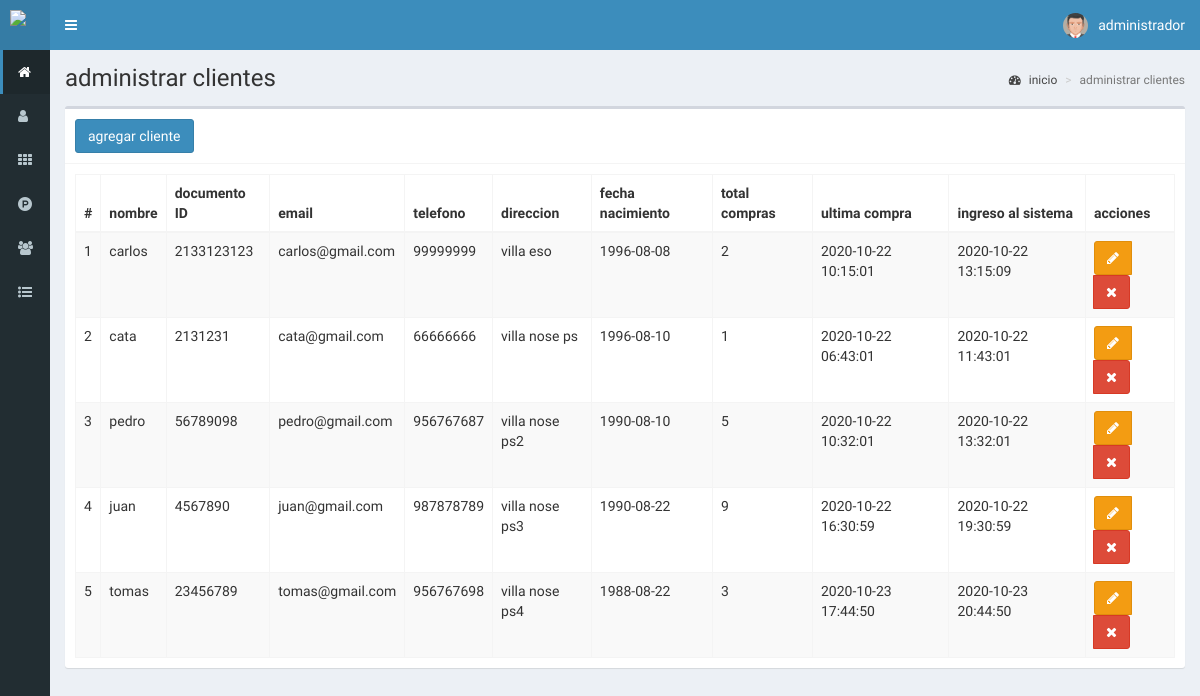
Screenshot of /clientes (signed in) with the database file from the repository.
### tables this page shows
CREATE TABLE `clientes` (
  `id` int(11) NOT NULL,
  `nombre` text NOT NULL,
  `documento` int(11) NOT NULL,
  `email` text NOT NULL,
  `telefono` text NOT NULL,
  `direccion` text NOT NULL,
  `fecha_nacimiento` date NOT NULL,
  `compras` int(11) NOT NULL,
  `ultima_compra` datetime NOT NULL,
  `fecha` timestamp NOT NULL DEFAULT current_timestamp() ON UPDATE current_timestamp()
);

### controladores/plantilla.controlador.php (called while the page is built)
<?php
class ControladorPlantilla{
	static public function ctrPlantilla(){
		include "vistas/plantilla.php";
	}
}

### index.php (called while the page is built, shortened)
<?php
require_once "controladores/plantilla.controlador.php";
require_once "controladores/usuarios.controlador.php";
require_once "controladores/clientes.controlador.php";
require_once "controladores/ventas.controlador.php";
require_once "modelos/clientes.modelo.php";
$plantilla = new ControladorPlantilla();
$plantilla -> ctrPlantilla();

### controladores/clientes.controlador.php (called while the page is built, shortened)
<?php
class ControladorClientes{
	static public function ctrMostrarClientes($item, $valor){
		$tabla = "clientes";
		$respuesta = ModeloClientes::mdlMostrarClientes($tabla, $item, $valor);
		return $respuesta;
	}
}

### modelos/conexion.php (called while the page is built)
<?php
class Conexion{
	static public function conectar(){
		$link = new PDO("mysql:host=localhost;dbname=itataerp",
			            "root",
			            "");
		$link->exec("set names utf8");
		return $link;
	}
}

### modelos/clientes.modelo.php (called while the page is built, shortened)
<?php
require_once "conexion.php";
class ModeloClientes{
	static public function mdlMostrarClientes($tabla, $item, $valor){
		if($item != null){
			$stmt = Conexion::conectar()->prepare("SELECT * FROM $tabla WHERE $item = :$item");
			$stmt -> bindParam(":".$item, $valor, PDO::PARAM_STR);
			$stmt -> execute();
			return $stmt -> fetch();
		}else{
			$stmt = Conexion::conectar()->prepare("SELECT * FROM $tabla");
			$stmt -> execute();
			return $stmt -> fetchAll();
		}
	}
}

### vistas/modulos/clientes.php (the view, shortened to what this page needs)
<div class="content-wrapper">
  <section class="content-header">
    <h1>
      administrar clientes
    </h1>
    <ol class="breadcrumb">
      <li><a href="inicio"><i class="fa fa-dashboard"></i> inicio</a></li>
      <li class="active">administrar clientes</li>
    </ol>
  </section>
  <section class="content">
    <div class="box">
      <div class="box-header with-border">
        <button class="btn btn-primary" data-toggle="modal" data-target="#modalAgregarCliente">
          agregar cliente
        </button>
      </div>
      <div class="box-body">
       <table class="table table-bordered table-striped dt-responsive tablas" width="100%">
        <thead>
         <tr>
           <th style="width:10px">#</th>
           <th>nombre</th>
           <th>documento ID</th>
           <th>email</th>
           <th>telefono</th>
           <th>direccion</th>
           <th>fecha nacimiento</th>
           <th>total compras</th>
           <th>ultima compra</th>
           <th>ingreso al sistema</th>
           <th>acciones</th>
         </tr>
        </thead>
        <tbody>
        <?php
          $item = null;
          $valor = null;
          $clientes = ControladorClientes::ctrMostrarClientes($item, $valor);
          foreach ($clientes as $key => $value) {
            echo '<tr>
                    <td>'.($key+1).'</td>
                    <td>'.$value["nombre"].'</td>
                    <td>'.$value["documento"].'</td>
                    <td>'.$value["email"].'</td>
                    <td>'.$value["telefono"].'</td>
                    <td>'.$value["direccion"].'</td>
                    <td>'.$value["fecha_nacimiento"].'</td>
                    <td>'.$value["compras"].'</td>
                    <td>'.$value["ultima_compra"].'</td>
                    <td>'.$value["fecha"].'</td>
                    <td>
                      <div class="btn-group">
                        <button class="btn btn-warning btnEditarCliente" data-toggle="modal" data-target="#modalEditarCliente" idCliente="'.$value["id"].'"><i class="fa fa-pencil"></i></button>';
                        if($_SESSION["perfil"] == "Administrador"){
                        echo '<button class="btn btn-danger btnEliminarCliente" idCliente="'.$value["id"].'"><i class="fa fa-times"></i></button>';
                      }
                      echo '</div>
                    </td>
                  </tr>';
            }
        ?>
        </tbody>
       </table>
      </div>
    </div>
  </section>
</div>

### rows the page displays
clientes: nombre "carlos", documento "2133123123", email "carlos@gmail.com", telefono "99999999", direccion "villa eso", fecha_nacimiento "1996-08-08", compras "2", ultima_compra "2020-10-22 10:15:01", fecha "2020-10-22 13:15:09"
clientes: nombre "cata", documento "2131231", email "cata@gmail.com", telefono "66666666", direccion "villa nose ps", fecha_nacimiento "1996-08-10", compras "1", ultima_compra "2020-10-22 06:43:01", fecha "2020-10-22 11:43:01"
clientes: nombre "pedro", documento "56789098", email "pedro@gmail.com", telefono "956767687", direccion "villa nose ps2", fecha_nacimiento "1990-08-10", compras "5", ultima_compra "2020-10-22 10:32:01", fecha "2020-10-22 13:32:01"
clientes: nombre "juan", documento "4567890", email "juan@gmail.com", telefono "987878789", direccion "villa nose ps3", fecha_nacimiento "1990-08-22", compras "9", ultima_compra "2020-10-22 16:30:59", fecha "2020-10-22 19:30:59"
clientes: nombre "tomas", documento "23456789", email "tomas@gmail.com", telefono "956767698", direccion "villa nose ps4", fecha_nacimiento "1988-08-22", compras "3", ultima_compra "2020-10-23 17:44:50", fecha "2020-10-23 20:44:50"

### other values shown
$_SESSION["nombre"] "administrador"
